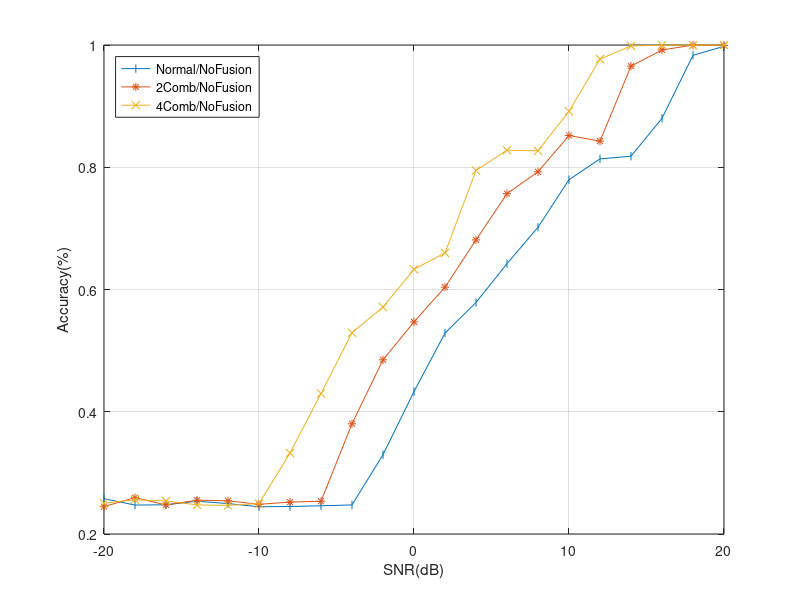
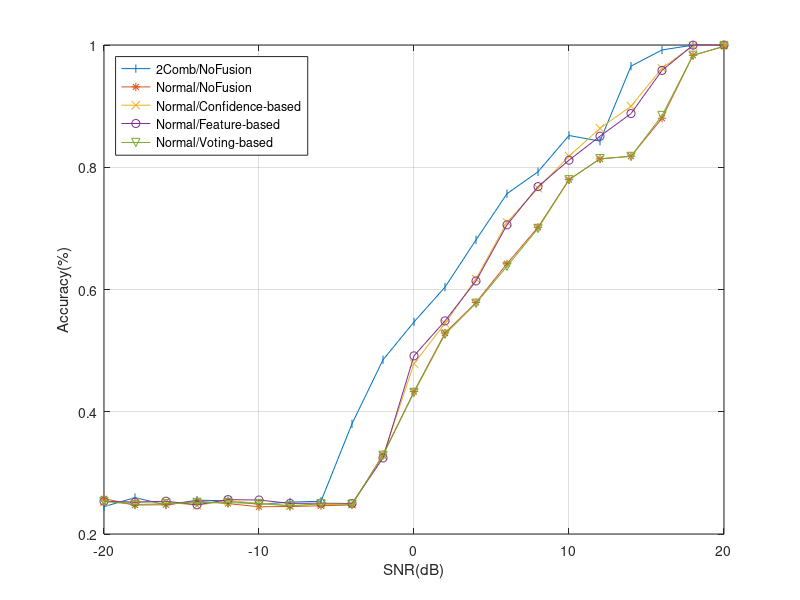
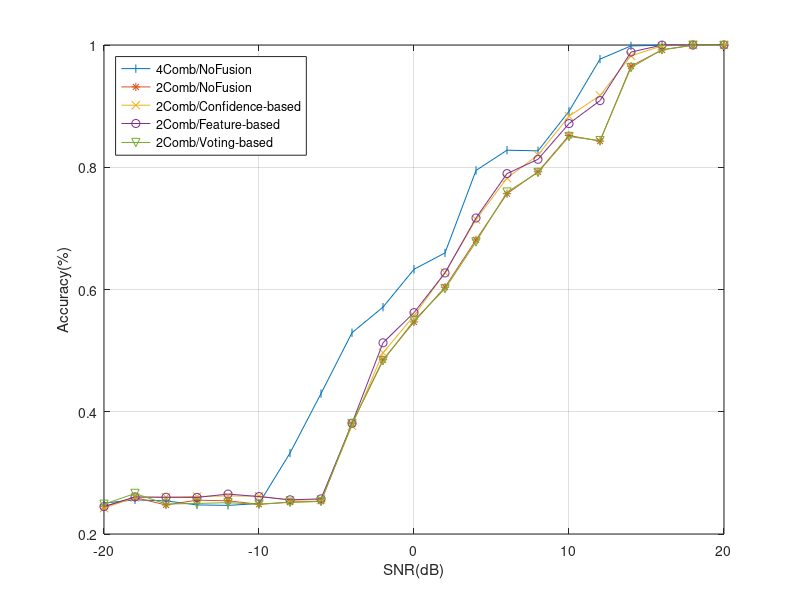
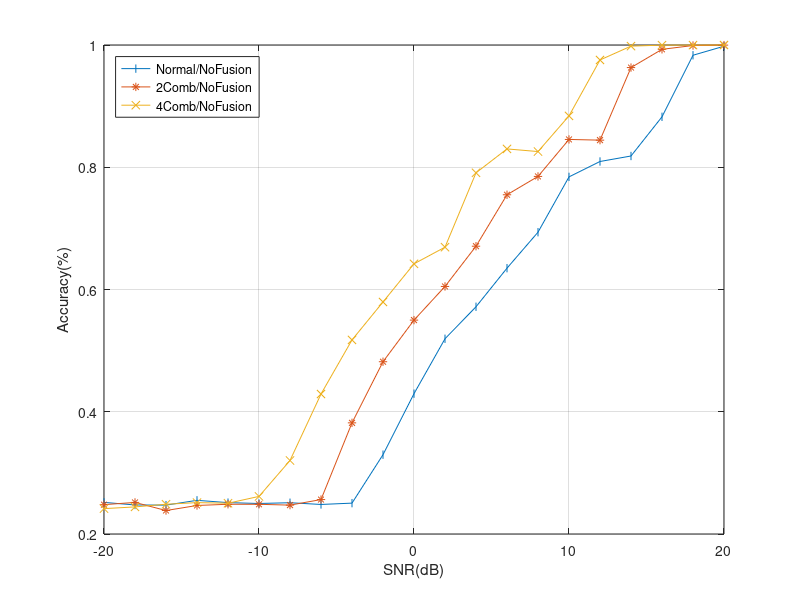

Write MATLAB code to recreate these figures, in order.
clc; close all; clear;

snr = -20:2:20;
%% Rep4
acc_origin_no_rep4 = [0.257750000000000	0.247333333333333	0.247833333333333	0.253666666666667	0.249750000000000	0.244583333333333	0.245000000000000	0.246166666666667	0.247583333333333	0.329750000000000	0.433000000000000	0.528750000000000	0.578750000000000	0.642250000000000	0.701833333333333	0.779666666666667	0.813666666666667	0.818083333333333	0.880166666666667	0.983166666666667	0.997833333333333];
acc_origin_soft_rep4 = [0.252416666666667	0.252583333333333	0.252333333333333	0.246916666666667	0.254250000000000	0.250583333333333	0.246666666666667	0.248416666666667	0.248833333333333	0.327500000000000	0.478750000000000	0.544500000000000	0.617250000000000	0.709916666666667	0.765666666666667	0.818083333333333	0.863666666666667	0.899916666666667	0.961916666666667	0.998833333333333	1];
acc_origin_fc_rep4 = [0.253583333333333	0.252000000000000	0.253666666666667	0.247750000000000	0.256250000000000	0.255583333333333	0.250083333333333	0.250416666666667	0.249916666666667	0.324333333333333	0.491416666666667	0.548666666666667	0.614000000000000	0.705750000000000	0.768333333333333	0.811583333333333	0.850750000000000	0.887833333333333	0.958416666666667	0.999750000000000	1];
acc_origin_voting_rep4 = [0.253520833333333	0.248145833333333	0.249687500000000	0.251562500000000	0.251333333333333	0.249875000000000	0.245937500000000	0.249520833333333	0.248729166666667	0.328812500000000	0.431541666666667	0.526812500000000	0.577416666666667	0.637916666666667	0.699833333333333	0.779479166666667	0.814000000000000	0.817708333333333	0.884583333333333	0.983104166666667	0.997812500000000];
% 
acc_add2_no_rep4 = [0.244750000000000	0.259583333333333	0.247500000000000	0.255333333333333	0.254333333333333	0.248583333333333	0.252166666666667	0.253583333333333	0.380333333333333	0.485000000000000	0.546916666666667	0.603833333333333	0.681166666666667	0.756750000000000	0.792583333333333	0.851916666666667	0.842750000000000	0.965416666666667	0.991916666666667	0.999750000000000	0.999333333333333];
acc_add2_soft_rep4 = [0.242333333333333	0.259666666666667	0.260333333333333	0.261500000000000	0.262250000000000	0.261916666666667	0.255250000000000	0.256333333333333	0.377166666666667	0.496500000000000	0.557083333333333	0.627500000000000	0.714583333333333	0.782166666666667	0.820250000000000	0.883500000000000	0.917416666666667	0.982250000000000	0.998583333333333	1	1];
acc_add2_fc_rep4 = [0.244833333333333	0.260750000000000	0.260083333333333	0.259833333333333	0.265333333333333	0.261250000000000	0.255916666666667	0.257500000000000	0.381083333333333	0.512833333333333	0.562166666666667	0.627166666666667	0.717000000000000	0.789583333333333	0.813000000000000	0.871416666666667	0.909000000000000	0.988500000000000	0.999833333333333	1	1];
acc_add2_voting_rep4 = [0.248625000000000	0.266375000000000	0.249041666666667	0.250000000000000	0.251250000000000	0.248708333333333	0.251833333333333	0.253250000000000	0.380666666666667	0.483583333333333	0.549416666666667	0.601291666666667	0.677916666666667	0.759333333333333	0.791458333333333	0.850291666666667	0.843541666666667	0.963083333333333	0.992375000000000	0.999583333333333	0.999250000000000];
% 
acc_add4_no_rep4 = [0.250500000000000	0.255916666666667	0.254166666666667	0.247583333333333	0.246833333333333	0.249833333333333	0.332416666666667	0.429750000000000	0.529333333333333	0.571166666666667	0.633083333333333	0.659833333333333	0.794750000000000	0.827916666666667	0.826833333333333	0.891583333333333	0.976916666666667	0.998500000000000	0.999666666666667	0.999750000000000	0.999916666666667];
% 
% Rep4 Result Graph
figure;
plot(snr, acc_origin_no_rep4, '-|'); hold on; grid on;
plot(snr, acc_add2_no_rep4, '-*'); hold on;
plot(snr, acc_add4_no_rep4, '-x'); hold on;
legend("Normal/NoFusion", "2Comb/NoFusion", "4Comb/NoFusion", 'Location', 'northwest')
xlabel("SNR(dB)")
ylabel("Accuracy(%)")
% title("(4Rep) Soft Combining")

figure;
plot(snr, acc_add2_no_rep4, '-|'); hold on; grid on;
plot(snr, acc_origin_no_rep4, '-*'); hold on;
plot(snr, acc_origin_soft_rep4, '-x'); hold on;
plot(snr, acc_origin_fc_rep4, '-o'); hold on;
plot(snr, acc_origin_voting_rep4, '-v'); hold on;
legend("2Comb/NoFusion","Normal/NoFusion", "Normal/Confidence-based", "Normal/Feature-based", "Normal/Voting-based", 'Location', 'northwest')
xlabel("SNR(dB)")
ylabel("Accuracy(%)")
% title("(4Rep) no SC + Fusion VS SC2 + no Fusion")

figure;
plot(snr, acc_add4_no_rep4, '-|'); hold on; grid on;
plot(snr, acc_add2_no_rep4, '-*'); hold on;
plot(snr, acc_add2_soft_rep4, '-x'); hold on;
plot(snr, acc_add2_fc_rep4, '-o'); hold on;
plot(snr, acc_add2_voting_rep4, '-v'); hold on;
legend("4Comb/NoFusion", "2Comb/NoFusion", "2Comb/Confidence-based", "2Comb/Feature-based", "2Comb/Voting-based", 'Location', 'northwest')
xlabel("SNR(dB)")
ylabel("Accuracy(%)")
% title("(4Rep)  SC2 + Fusion VS SC4 + no Fusion")
% 
% % Rep4 Total
% figure;
% plot(snr, acc_origin_no_rep4, '-x'); hold on; grid on;
% plot(snr, acc_origin_soft_rep4, '-x'); hold on;
% plot(snr, acc_origin_fc_rep4, '-x'); hold on;
% plot(snr, acc_origin_voting_rep4, '-x'); hold on;
% plot(snr, acc_add2_no_rep4, '-x'); hold on;
% plot(snr, acc_add2_soft_rep4, '-x'); hold on;
% plot(snr, acc_add2_fc_rep4, '-x'); hold on;
% plot(snr, acc_add2_voting_rep4, '-x'); hold on;
% plot(snr, acc_add4_no_rep4, '-x'); hold on;
% legend("Origin|No|Rep4", "Origin|Soft|Rep4", "Origin|FC|Rep4", "Origin|Voting|Rep4", "Add2|No|Rep4", "Add2|Soft|Rep4", "Add2|FC|Rep4", "Add2|Voting|Rep4","Add4|No|Rep4", 'Location', 'northwest')
% xlabel("SNR(dB)")
% ylabel("Accuracy(%)")
% % title("(4Rep) Total Result")
%% Rep 8
acc_origin_no_rep8 = [0.251750000000000	0.247500000000000	0.247250000000000	0.255083333333333	0.251333333333333	0.249916666666667	0.251166666666667	0.248333333333333	0.250500000000000	0.329750000000000	0.429583333333333	0.519416666666667	0.571750000000000	0.634916666666667	0.693750000000000	0.784250000000000	0.809416666666667	0.818416666666667	0.882500000000000	0.983250000000000	0.998000000000000];
acc_origin_soft_rep8 = [0.248750000000000	0.251750000000000	0.247833333333333	0.256250000000000	0.249583333333333	0.252500000000000	0.248250000000000	0.249833333333333	0.251416666666667	0.365583333333333	0.506583333333333	0.566416666666667	0.652250000000000	0.743583333333333	0.788666666666667	0.844333333333333	0.897416666666667	0.933166666666667	0.983916666666667	1	1];
acc_origin_fc_rep8 = [0.249250000000000	0.248833333333333	0.247166666666667	0.255416666666667	0.250833333333333	0.250583333333333	0.248583333333333	0.249000000000000	0.249916666666667	0.353583333333333	0.507833333333333	0.567333333333333	0.647166666666667	0.747500000000000	0.810833333333333	0.874500000000000	0.922000000000000	0.953666666666667	0.990583333333333	1	1];
acc_origin_voting_rep8 = [0.250697916666667	0.250625000000000	0.248291666666667	0.251854166666667	0.250322916666667	0.248656250000000	0.250177083333333	0.249729166666667	0.251531250000000	0.331927083333333	0.426875000000000	0.519468750000000	0.574562500000000	0.634437500000000	0.686666666666667	0.764531250000000	0.792500000000000	0.797322916666667	0.861291666666667	0.952750000000000	0.966687500000000];

acc_add2_no_rep8 = [0.248000000000000	0.251666666666667	0.238416666666667	0.246666666666667	0.248666666666667	0.248583333333333	0.247250000000000	0.256333333333333	0.381833333333333	0.481833333333333	0.549916666666667	0.605000000000000	0.670833333333333	0.755000000000000	0.785000000000000	0.845500000000000	0.844333333333333	0.963083333333333	0.992916666666667	0.999166666666667	0.999833333333333];
acc_add2_soft_rep8 = [0.246666666666667	0.249333333333333	0.249250000000000	0.249166666666667	0.257500000000000	0.255500000000000	0.258916666666667	0.263500000000000	0.426500000000000	0.518666666666667	0.577333333333333	0.636583333333333	0.699833333333333	0.725416666666667	0.745250000000000	0.816750000000000	0.864000000000000	0.960000000000000	0.994583333333333	0.999833333333333	1];
acc_add2_fc_rep8 = [0.246500000000000	0.247666666666667	0.251916666666667	0.247583333333333	0.255750000000000	0.258250000000000	0.258916666666667	0.265583333333333	0.427916666666667	0.537000000000000	0.590583333333333	0.639250000000000	0.707333333333333	0.736166666666667	0.752333333333333	0.824833333333333	0.875000000000000	0.987083333333333	0.999833333333333	1	1];
acc_add2_voting_rep8 = [0.250062500000000	0.253312500000000	0.246625000000000	0.246645833333333	0.252666666666667	0.253750000000000	0.254437500000000	0.261187500000000	0.387395833333333	0.476479166666667	0.545791666666667	0.584437500000000	0.657083333333333	0.724416666666667	0.752854166666667	0.805520833333333	0.822937500000000	0.908270833333333	0.932520833333333	0.937645833333333	0.937187500000000];

acc_add4_no_rep8 = [0.241500000000000	0.244333333333333	0.248666666666667	0.251333333333333	0.250333333333333	0.261500000000000	0.320250000000000	0.429000000000000	0.517500000000000	0.579583333333333	0.642000000000000	0.669250000000000	0.790916666666667	0.830000000000000	0.825666666666667	0.884000000000000	0.975500000000000	0.998166666666667	0.999750000000000	0.999833333333333	1];
acc_add4_soft_rep8 = [0.248916666666667	0.246250000000000	0.244833333333333	0.245166666666667	0.245083333333333	0.246583333333333	0.315083333333333	0.455500000000000	0.539916666666667	0.591250000000000	0.648500000000000	0.664166666666667	0.707000000000000	0.739000000000000	0.744166666666667	0.797083333333333	0.828166666666667	0.856500000000000	0.911750000000000	0.967750000000000	0.995083333333333];
acc_add4_fc_rep8 = [0.246916666666667	0.246916666666667	0.246833333333333	0.246416666666667	0.246166666666667	0.247750000000000	0.316250000000000	0.467583333333333	0.552666666666667	0.592166666666667	0.647583333333333	0.664166666666667	0.718000000000000	0.749750000000000	0.759000000000000	0.824916666666667	0.901666666666667	0.980666666666667	0.999583333333333	1	1];
acc_add4_voting_rep8 = [0.245625000000000	0.250291666666667	0.248375000000000	0.247583333333333	0.249958333333333	0.256916666666667	0.339458333333333	0.444708333333333	0.535583333333333	0.563250000000000	0.618166666666667	0.618875000000000	0.731125000000000	0.771750000000000	0.750291666666667	0.828166666666667	0.860541666666667	0.878333333333333	0.875625000000000	0.899541666666667	0.930041666666667];

% Rep8 Result Graph
figure;
plot(snr, acc_origin_no_rep8, '-|'); hold on; grid on;
plot(snr, acc_add2_no_rep8, '-*'); hold on;
plot(snr, acc_add4_no_rep8, '-x'); hold on;
legend("Normal/NoFusion", "2Comb/NoFusion", "4Comb/NoFusion", 'Location', 'northwest')
xlabel("SNR(dB)")
ylabel("Accuracy(%)")
% title("(8Rep) Soft Combining")

figure;
plot(snr, acc_add2_no_rep8, '-|'); hold on; grid on;
plot(snr, acc_origin_no_rep8, '-*'); hold on;
plot(snr, acc_origin_soft_rep8, '-x'); hold on;
plot(snr, acc_origin_fc_rep8, '-o'); hold on;
plot(snr, acc_origin_voting_rep8, '-v'); hold on;
legend("2Comb/NoFusion","Normal/NoFusion", "Normal/Confidence-based", "Normal/Feature-based", "Normal/Voting-based", 'Location', 'northwest')
xlabel("SNR(dB)")
ylabel("Accuracy(%)")
% title("(8Rep) no SC + Fusion VS SC2 + no Fusion")

figure;
plot(snr, acc_add4_no_rep8, '-|'); hold on; grid on;
plot(snr, acc_add2_no_rep8, '-*'); hold on;
plot(snr, acc_add2_soft_rep8, '-x'); hold on;
plot(snr, acc_add2_fc_rep8, '-o'); hold on;
plot(snr, acc_add2_voting_rep8, '-v'); hold on;
legend("4Comb/NoFusion", "2Comb/NoFusion", "2Comb/Confidence-based", "2Comb/Feature-based", "2Comb/Voting-based", 'Location', 'northwest')
xlabel("SNR(dB)")
ylabel("Accuracy(%)")
% title("(8Rep)  SC2 + Fusion VS SC4 + no Fusion")

% figure;
% plot(snr, acc_add4_no_rep8, '-x'); hold on; grid on;
% plot(snr, acc_add4_soft_rep8, '-x'); hold on;
% plot(snr, acc_add4_fc_rep8, '-x'); hold on;
% plot(snr, acc_add4_voting_rep8, '-x'); hold on;
% legend("Add4|No|Rep8", "Add4|Soft|Rep8", "Add4|FC|Rep8", "Add4|Voting|Rep8", 'Location', 'northwest')
% xlabel("SNR(dB)")
% ylabel("Accuracy(%)")
% title("(8Rep)  SC4 + Fusion")

% % Rep8 Total
% figure;
% plot(snr, acc_origin_no_rep8, '-x'); hold on;
% plot(snr, acc_origin_soft_rep8, '-x'); hold on;
% plot(snr, acc_origin_fc_rep8, '-x'); hold on;
% plot(snr, acc_origin_voting_rep8, '-x'); hold on;
% plot(snr, acc_add2_no_rep8, '-x'); hold on;
% plot(snr, acc_add2_soft_rep8, '-x'); hold on;
% plot(snr, acc_add2_fc_rep8, '-x'); hold on;
% plot(snr, acc_add2_voting_rep8, '-x'); hold on;
% plot(snr, acc_add4_no_rep4, '-x'); hold on;
% plot(snr, acc_add4_soft_rep8, '-x'); hold on;
% plot(snr, acc_add4_fc_rep8, '-x'); hold on;
% plot(snr, acc_add4_voting_rep8, '-x'); hold on;
% legend("Origin|No|Rep8", "Origin|Soft|Rep8", "Origin|FC|Rep8", "Origin|Voting|Rep8", "Add2|No|Rep8", "Add2|Soft|Rep8", "Add2|FC|Rep8", "Add2|Voting|Rep8","Add4|No|Rep8", "Add4|Soft|Rep8", "Add4|FC|Rep8", "Add4|Voting|Rep8", 'Location', 'northwest')
% xlabel("SNR(dB)")
% ylabel("Accuracy(%)")
% title("(8Rep) Total Result")
%% Rep16
acc_origin_no_rep16 = [0.246666666666667	0.252083333333333	0.248750000000000	0.245416666666667	0.252833333333333	0.246500000000000	0.244833333333333	0.246333333333333	0.246750000000000	0.247666666666667	0.401416666666667	0.504333333333333	0.556416666666667	0.609833333333333	0.696583333333333	0.773250000000000	0.803500000000000	0.800250000000000	0.857250000000000	0.913000000000000	0.993166666666667];
acc_origin_soft_rep16 = [0.244416666666667	0.244416666666667	0.247083333333333	0.247000000000000	0.243083333333333	0.243916666666667	0.240666666666667	0.241833333333333	0.242583333333333	0.251250000000000	0.475500000000000	0.541166666666667	0.615000000000000	0.714250000000000	0.776583333333333	0.830000000000000	0.878833333333333	0.905666666666667	0.956833333333333	0.991750000000000	1];
acc_origin_fc_rep16 = [0.248166666666667	0.248166666666667	0.246833333333333	0.242333333333333	0.244250000000000	0.245166666666667	0.244500000000000	0.243250000000000	0.241416666666667	0.252666666666667	0.476750000000000	0.543500000000000	0.612000000000000	0.714083333333333	0.800500000000000	0.864333333333333	0.917166666666667	0.939250000000000	0.975166666666667	0.996750000000000	1];
acc_origin_voting_rep16 = [0.248286458333333	0.250911458333333	0.248145833333333	0.249166666666667	0.249489583333333	0.250062500000000	0.250484375000000	0.249552083333333	0.251223958333333	0.256114583333333	0.406770833333333	0.500718750000000	0.553119791666667	0.607416666666667	0.688416666666667	0.755739583333333	0.784437500000000	0.781687500000000	0.835838541666667	0.886901041666667	0.962520833333333];

acc_add2_no_rep16 = [0.246750000000000	0.251833333333333	0.252833333333333	0.254666666666667	0.252500000000000	0.249166666666667	0.247916666666667	0.250500000000000	0.351583333333333	0.460666666666667	0.537583333333333	0.573666666666667	0.649500000000000	0.721083333333333	0.770833333333333	0.795750000000000	0.819166666666667	0.968000000000000	0.986500000000000	0.997833333333333	0.999583333333333];
acc_add2_soft_rep16 = [0.246416666666667	0.248750000000000	0.247333333333333	0.246666666666667	0.248833333333333	0.249750000000000	0.248833333333333	0.247750000000000	0.376083333333333	0.521166666666667	0.538833333333333	0.620500000000000	0.681500000000000	0.709416666666667	0.734833333333333	0.750333333333333	0.787500000000000	0.921500000000000	0.988666666666667	0.999500000000000	1];
acc_add2_fc_rep16 = [0.246416666666667	0.246750000000000	0.250666666666667	0.248916666666667	0.251583333333333	0.249250000000000	0.250666666666667	0.247166666666667	0.375416666666667	0.535250000000000	0.544416666666667	0.611416666666667	0.676833333333333	0.715583333333333	0.740166666666667	0.763583333333333	0.805333333333333	0.977500000000000	0.999833333333333	1	1];
acc_add2_voting_rep16 = [0.248989583333333	0.248833333333333	0.247885416666667	0.247645833333333	0.252895833333333	0.251510416666667	0.250093750000000	0.251927083333333	0.351875000000000	0.477312500000000	0.513645833333333	0.593281250000000	0.628520833333333	0.700468750000000	0.759020833333333	0.762927083333333	0.784583333333333	0.908281250000000	0.927687500000000	0.935854166666667	0.937104166666667];

acc_add4_no_rep16 = [0.247583333333333	0.245916666666667	0.255333333333333	0.249000000000000	0.245916666666667	0.257583333333333	0.261000000000000	0.416750000000000	0.491166666666667	0.550000000000000	0.592583333333333	0.695250000000000	0.755166666666667	0.801000000000000	0.804833333333333	0.855500000000000	0.961000000000000	0.996416666666667	0.999250000000000	0.999916666666667	0.999916666666667];
acc_add4_soft_rep16 = [0.246333333333333	0.254666666666667	0.249833333333333	0.247000000000000	0.245583333333333	0.248166666666667	0.254666666666667	0.420750000000000	0.501583333333333	0.565500000000000	0.633000000000000	0.675083333333333	0.709250000000000	0.714083333333333	0.709166666666667	0.773916666666667	0.838666666666667	0.884583333333333	0.942750000000000	0.980500000000000	0.997416666666667];
acc_add4_fc_rep16 = [0.244166666666667	0.248333333333333	0.245166666666667	0.246833333333333	0.240166666666667	0.245500000000000	0.255583333333333	0.432166666666667	0.520583333333333	0.567666666666667	0.625166666666667	0.684666666666667	0.712416666666667	0.721583333333333	0.717583333333333	0.801416666666667	0.916750000000000	0.989250000000000	0.999916666666667	1	1];
acc_add4_voting_rep16 = [0.249583333333333	0.250625000000000	0.251312500000000	0.250145833333333	0.245416666666667	0.253354166666667	0.263937500000000	0.407312500000000	0.492895833333333	0.577791666666667	0.599666666666667	0.640562500000000	0.702375000000000	0.738854166666667	0.726416666666667	0.847604166666667	0.862583333333333	0.874770833333333	0.889333333333333	0.892333333333333	0.943729166666667];

% Rep16 Result Graph
figure;
plot(snr, acc_origin_no_rep16, '-|'); hold on; grid on;
plot(snr, acc_add2_no_rep16, '-*'); hold on;
plot(snr, acc_add4_no_rep16, '-x'); hold on;
legend("Normal/NoFusion", "2Comb/NoFusion", "4Comb/NoFusion", 'Location', 'northwest')
xlabel("SNR(dB)")
ylabel("Accuracy(%)")
% title("(16Rep) Soft Combining")

figure;
plot(snr, acc_add2_no_rep16, '-|'); hold on; grid on;
plot(snr, acc_origin_no_rep16, '-*'); hold on;
plot(snr, acc_origin_soft_rep16, '-x'); hold on;
plot(snr, acc_origin_fc_rep16, '-o'); hold on;
plot(snr, acc_origin_voting_rep16, '-v'); hold on;
legend("2Comb/NoFusion","Normal/NoFusion", "Normal/Confidence-based", "Normal/Feature-based", "Normal/Voting-based", 'Location', 'northwest')
xlabel("SNR(dB)")
ylabel("Accuracy(%)")
% title("(16Rep) no SC + Fusion VS SC2 + no Fusion")

figure;
plot(snr, acc_add4_no_rep16, '-|'); hold on; grid on;
plot(snr, acc_add2_no_rep16, '-*'); hold on;
plot(snr, acc_add2_soft_rep16, '-x'); hold on;
plot(snr, acc_add2_fc_rep16, '-o'); hold on;
plot(snr, acc_add2_voting_rep16, '-v'); hold on;
legend("4Comb/NoFusion", "2Comb/NoFusion", "2Comb/Confidence-based", "2Comb/Feature-based", "2Comb/Voting-based", 'Location', 'northwest')
xlabel("SNR(dB)")
ylabel("Accuracy(%)")
% title("(16Rep)  SC2 + Fusion VS SC4 + no Fusion")

% figure;
% plot(snr, acc_add4_no_rep16, '-x'); hold on;
% plot(snr, acc_add4_soft_rep16, '-x'); hold on;
% plot(snr, acc_add4_fc_rep16, '-x'); hold on;
% plot(snr, acc_add4_voting_rep16, '-x'); hold on;
% legend("Add4|No|Rep16", "Add4|Soft|Rep16", "Add4|FC|Rep16", "Add4|Voting|Rep16", 'Location', 'northwest')
% xlabel("SNR(dB)")
% ylabel("Accuracy(%)")
% title("(16Rep)  SC4 + Fusion")
% 
% % Rep16 Total
% figure;
% plot(snr, acc_origin_no_rep16, '-x'); hold on;
% plot(snr, acc_origin_soft_rep16, '-x'); hold on;
% plot(snr, acc_origin_fc_rep16, '-x'); hold on;
% plot(snr, acc_origin_voting_rep16, '-x'); hold on;
% plot(snr, acc_add2_no_rep16, '-x'); hold on;
% plot(snr, acc_add2_soft_rep16, '-x'); hold on;
% plot(snr, acc_add2_fc_rep16, '-x'); hold on;
% plot(snr, acc_add2_voting_rep16, '-x'); hold on;
% plot(snr, acc_add4_no_rep16, '-x'); hold on;
% plot(snr, acc_add4_soft_rep16, '-x'); hold on;
% plot(snr, acc_add4_fc_rep16, '-x'); hold on;
% plot(snr, acc_add4_voting_rep16, '-x'); hold on;
% legend("Origin|No|Rep16", "Origin|Soft|Rep16", "Origin|FC|Rep16", "Origin|Voting|Rep16", "Add2|No|Rep16", "Add2|Soft|Rep16", "Add2|FC|Rep16", "Add2|Voting|Rep16","Add4|No|Rep16", "Add4|Soft|Rep16", "Add4|FC|Rep16", "Add4|Voting|Rep16", 'Location', 'northwest')
% xlabel("SNR(dB)")
% ylabel("Accuracy(%)")
% title("(16Rep) Total Result")
%% 결과 분석

%
% figure;
% plot(snr, acc_origin_no_rep4, '-x'); hold on;
% plot(snr, acc_origin_no_rep8, '-x'); hold on;
% plot(snr, acc_origin_no_rep16, '-x'); hold on;
% legend("Origin|No|Rep4", "Origin|No|Rep8", "Origin|No|Rep16", 'Location', 'northwest')
% xlabel("SNR(dB)")
% ylabel("Accuracy(%)")
% title("Origin|Difference Rep Result")
% 
% figure;
% plot(snr, acc_add2_no_rep4, '-x'); hold on;
% plot(snr, acc_add2_no_rep8, '-x'); hold on;
% plot(snr, acc_add2_no_rep16, '-x'); hold on;
% legend("Add2|No|Rep4", "Add2|No|Rep8", "Add2|No|Rep16", 'Location', 'northwest')
% xlabel("SNR(dB)")
% ylabel("Accuracy(%)")
% title("SC2|Difference Rep Result")
% 
% figure;
% plot(snr, acc_add4_no_rep4, '-x'); hold on;
% plot(snr, acc_add4_no_rep8, '-x'); hold on;
% plot(snr, acc_add4_no_rep16, '-x'); hold on;
% legend("Add4|No|Rep4", "Add4|No|Rep8", "Add4|No|Rep16", 'Location', 'northwest')
% xlabel("SNR(dB)")
% ylabel("Accuracy(%)")
% title("SC4|Difference Rep Result")
% 
% % 
% figure;
% plot(snr, acc_origin_fc_rep4, '-x'); hold on;
% plot(snr, acc_origin_fc_rep8, '-x'); hold on;
% plot(snr, acc_origin_fc_rep16, '-x'); hold on;
% legend("Origin|FC|Rep4", "Origin|FC|Rep8", "Origin|FC|Rep16", 'Location', 'northwest')
% xlabel("SNR(dB)")
% ylabel("Accuracy(%)")
% title("Origin|Difference Rep Result")
% 
% figure;
% plot(snr, acc_add2_fc_rep4, '-x'); hold on;
% plot(snr, acc_add2_fc_rep8, '-x'); hold on;
% plot(snr, acc_add2_fc_rep16, '-x'); hold on;
% legend("Add2|FC|Rep4", "Add2|FC|Rep8", "Add2|FC|Rep16", 'Location', 'northwest')
% xlabel("SNR(dB)")
% ylabel("Accuracy(%)")
% title("SC2|Difference Rep Result")
% 
% figure;
% plot(snr, acc_add4_no_rep4, '-x'); hold on;
% plot(snr, acc_add4_fc_rep8, '-x'); hold on;
% plot(snr, acc_add4_fc_rep16, '-x'); hold on;
% legend("Add4|No|Rep4", "Add4|FC|Rep8", "Add4|FC|Rep16", 'Location', 'northwest')
% xlabel("SNR(dB)")
% ylabel("Accuracy(%)")
% title("SC4|Difference Rep Result")